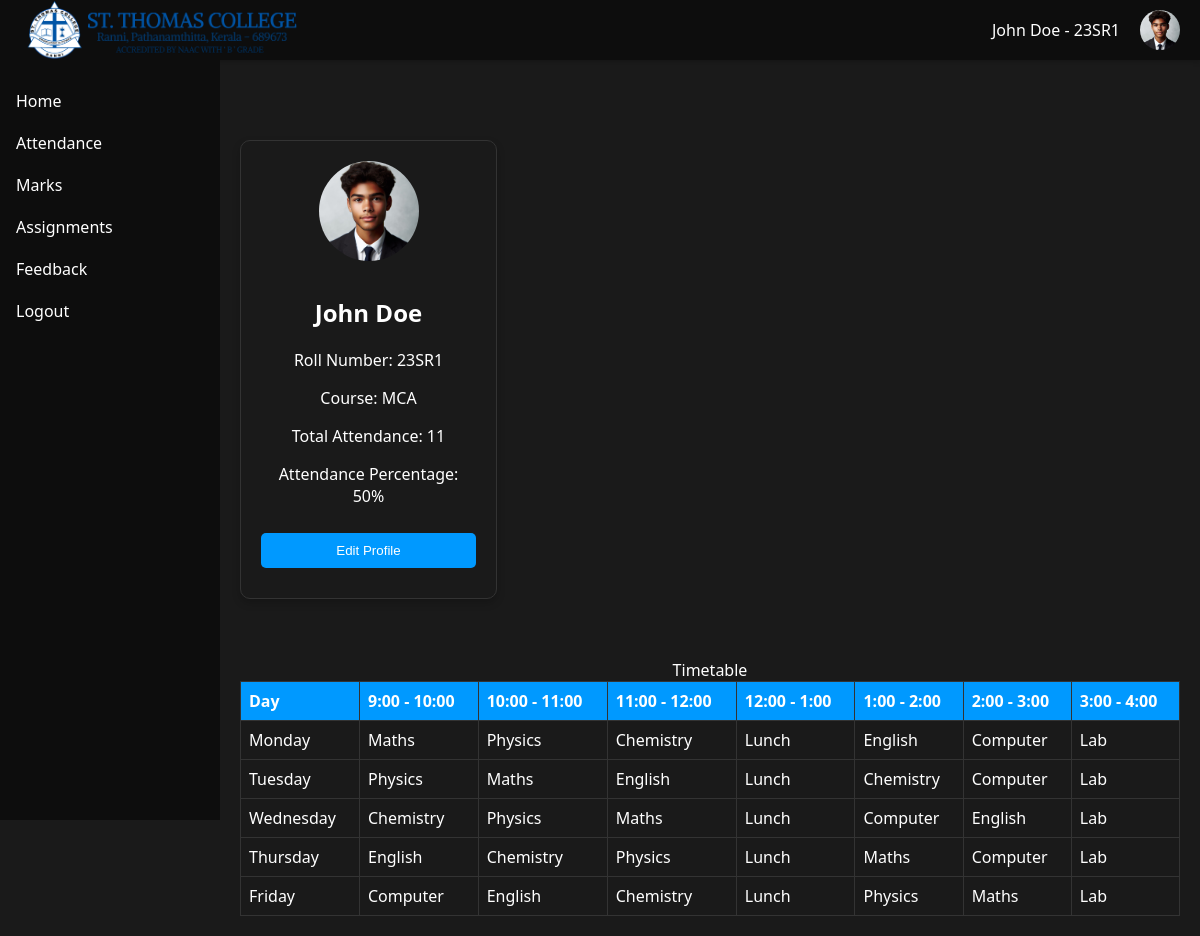
Screenshot of /student_dashboard/1/ with the database file from the repository.
### college_app/models.py (models this page shows, shortened)
class Student(models.Model):
    GENDER_CHOICES = (
        ('M', 'Male'),
        ('F', 'Female'),
        ('O', 'Other'),
    )
    COURSE_CHOICES = (
        ('MCA', 'MCA'),
        ('MBA', 'MBA'),
        ('MMH', 'MMH'),
        ('MA', 'MA'),
        ('MSW', 'MSW'),
        ('MCMS', 'MCMS'),
    )
    name = models.CharField(max_length=200, validators=[MinLengthValidator(2)])
    email = models.EmailField(max_length=254, unique=True)
    contact = models.CharField(max_length=10, unique=True)
    parent_name = models.CharField(max_length=200, validators=[MinLengthValidator(2)])
    gender = models.CharField(max_length=1, choices=GENDER_CHOICES)
    course = models.CharField(max_length=4, choices=COURSE_CHOICES)
    date_of_birth = models.DateField()
    registration_date = models.DateTimeField(auto_now_add=True)
    student_image = models.ImageField(upload_to='students/images/')
    roll_number = models.CharField(max_length=50, unique=True, blank=True)
    password = models.CharField(
        max_length=100,
        validators=[
            RegexValidator(
                regex=r'^(?=.*[A-Za-z])(?=.*\d)(?=.*[@$!%*#?&])[A-Za-z\d@$!%*#?&]{8,}$',
                message="Password should have at least one letter, one number, and one special character"
            )
        ]
    )
    is_approved = models.BooleanField(default=False)

### college_app/views.py (the view)
# urls.py: path('student_dashboard/<int:student_id>/', views.student_dashboard, name='student_dashboard'),
def student_dashboard(request, student_id):
    student = get_object_or_404(Student, id=student_id)
    total_present = Attendance.objects.filter(student=student, is_present=True).count()
    total_absent = Attendance.objects.filter(student=student, is_present=False).count()
    total = total_present + total_absent
    if total > 0:
        percentage = round((total_present / total) * 100)
    else:
        percentage = 0
    return render(request, 'student_dashboard.html', {'student': student, 'total_present': total_present, 'total_absent': total_absent, 'percentage': percentage})

### templates/student_dashboard.html (shortened to what this page needs)
{% load static %}
<!DOCTYPE html>
<html>
<head>
</head>
<body>
    <div class="top-menu">
        <img src="{% static "images/logo-wide.png" %}" alt="College Logo" class="college-logo">
        <div class="student-details">
            <div class="student-info">
                <p>{{ student.name }}  - {{ student.roll_number }}</p>
            </div>
            <img src="{{ student.student_image.url }}" alt="{{ student.name }}" style="border-radius: 50%; width: 40px; height: 40px;">
        </div>
    </div>
    <div class="sidenav">
        <a href={% url "index" %}>Home</a>
        <a href="{% url 'st_attendance_detail' student.id %}">Attendance</a>
        <a href="#marks">Marks</a>
        <a href="#assignments">Assignments</a>
        <a href="#feedback">Feedback</a>
        <a href={% url "student_login" %}>Logout</a>
    </div>
    <div class="dashboard">
        <div class="student-profile">
                {% if student.student_image %}
                <img src="{{ student.student_image.url }}" alt="{{ student.name }}">
                {% else %}
                <img src="https://via.placeholder.com/100" alt="Student Image">
                {% endif %}
                <h2>{{ student.name }}</h2>
                <p>Roll Number: {{ student.roll_number }}</p>
                <p>Course: {{ student.get_course_display }}</p>
                <p>Total Attendance: {{ total_present }}</p>
                <p>Attendance Percentage: {{ percentage }}%</p>
            <button onclick="location.href='{% url 's_student_detail' student.id %}'">Edit Profile</button>
        </div>
        <table>
            <caption>Timetable</caption>
            <tr>
                <th>Day</th>
                <th>9:00 - 10:00</th>
                <th>10:00 - 11:00</th>
                <th>11:00 - 12:00</th>
                <th>12:00 - 1:00</th>
                <th>1:00 - 2:00</th>
                <th>2:00 - 3:00</th>
                <th>3:00 - 4:00</th>
            </tr>
            <tr>
                <td>Monday</td>
                <td>Maths</td>
                <td>Physics</td>
                <td>Chemistry</td>
                <td>Lunch</td>
                <td>English</td>
                <td>Computer</td>
                <td>Lab</td>
            </tr>
            <tr>
                <td>Tuesday</td>
                <td>Physics</td>
                <td>Maths</td>
                <td>English</td>
                <td>Lunch</td>
                <td>Chemistry</td>
                <td>Computer</td>
                <td>Lab</td>
            </tr>
            <tr>
                <td>Wednesday</td>
                <td>Chemistry</td>
                <td>Physics</td>
                <td>Maths</td>
                <td>Lunch</td>
                <td>Computer</td>
                <td>English</td>
                <td>Lab</td>
            </tr>
            <tr>
                <td>Thursday</td>
                <td>English</td>
                <td>Chemistry</td>
                <td>Physics</td>
                <td>Lunch</td>
                <td>Maths</td>
                <td>Computer</td>
                <td>Lab</td>
            </tr>
            <tr>
                <td>Friday</td>
                <td>Computer</td>
                <td>English</td>
                <td>Chemistry</td>
                <td>Lunch</td>
                <td>Physics</td>
                <td>Maths</td>
                <td>Lab</td>
            </tr>
        </table>
    </div>
</body>
</html>

### templates/student_dashboard.html (style rules this page uses)
body { font-family: 'Segoe UI', Tahoma, Geneva, Verdana, sans-serif; margin: 0; padding: 0; background-color: #1a1a1a; color: #ffffff; }
.top-menu { height: 60px; background-color: #0d0d0d; display: flex; align-items: center; justify-content: space-between; padding: 0 20px; box-shadow: 0 2px 5px rgba(0, 0, 0, 0.2); }
.college-logo { max-height: 100%; }
.student-details { display: flex; align-items: center; }
.student-info { margin-right: 20px; color: #ffffff; }
.sidenav { height: calc(100vh - 60px); width: 220px; position: fixed; z-index: 1; top: 60px; left: 0; background-color: #0d0d0d; overflow-y: auto; transition: 0.5s; padding-top: 20px; color: #ffffff; }
.sidenav a { padding: 10px 16px; text-decoration: none; font-size: 16px; color: #ffffff; display: block; width: 100%; transition: 0.3s; }
.dashboard { margin-top: 60px; padding: 20px; display: flex; flex-wrap: wrap; gap: 20px; margin-left: 220px; }
.student-profile { flex: 0 0 calc(25% - 20px); border: 1px solid #333333; border-radius: 10px; padding: 20px; box-shadow: 0 4px 8px 0 rgba(0,0,0,0.2); text-align: center; background-color: #1a1a1a; margin-bottom: 20px; z-index: 2; color: #ffffff; }
.student-profile img { border-radius: 50%; width: 100px; height: 100px; margin-bottom: 10px; }
.student-profile button { background-color: #0099ff; color: #ffffff; padding: 10px 20px; margin: 10px 0; border: none; cursor: pointer; width: 100%; border-radius: 5px; }
table { flex: 1; width: calc(75% - 20px); border-collapse: collapse; margin-top: 20px; z-index: 1; background-color: #1a1a1a; color: #ffffff; }
th, td { border: 1px solid #333333; padding: 8px; text-align: left; }
th { background-color: #0099ff; color: #ffffff; }

### rows the page displays
Student: name "John Doe", roll_number "23SR1", student_image (picture), course "MCA"

### other values shown
{{ total_present }} "11"
{{ percentage }} "50"
